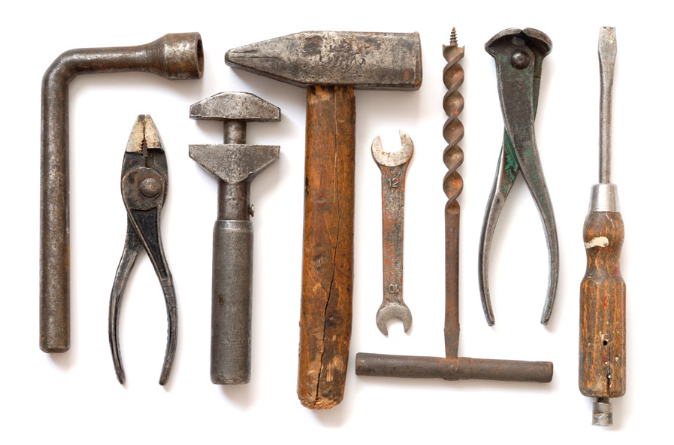
#> input picture 3 Thresholding mini project/thresholding project/1c.jpg, 674 x 445 px
$ jupyter execute threshA.ipynb
#> lines starting #> are read from the running program, lines starting #| are printed output that depends on the picture; after the words box and inside, x2 and y2 are one past the last pixel; in counts of white or black regions, pixels touching at a corner belong together
[cell 1]
# importing the needed libraries
import cv2
import matplotlib.pyplot as plt
import numpy as np

[cell 2]
# loading the img and converting to gray scale
original_gray = cv2.imread('1c.jpg', 0)
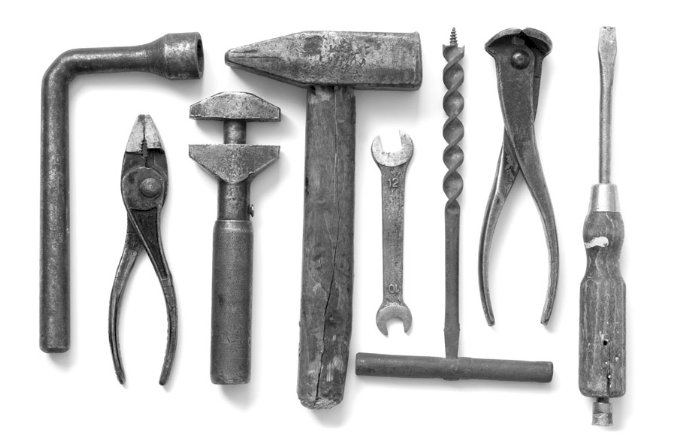
#> original_gray: shape (445, 674); min 0, max 255, mean 203.9

[cell 3]
#is img loaded
print(original_gray.shape)
#| (445, 674)

[cell 4]
# showing the original img with plt in grayScale
plt.imshow(original_gray, cmap='gray')

[cell 5]
# saving the original_gray
cv2.imwrite('original_gray.jpg', original_gray)
#> Out = True

[cell 6]
##############################################  thresh 127

[cell 7]
#thresholding with 127 as thresh
ret, thresh127 = cv2.threshold(original_gray, 127, 255, cv2.THRESH_BINARY)
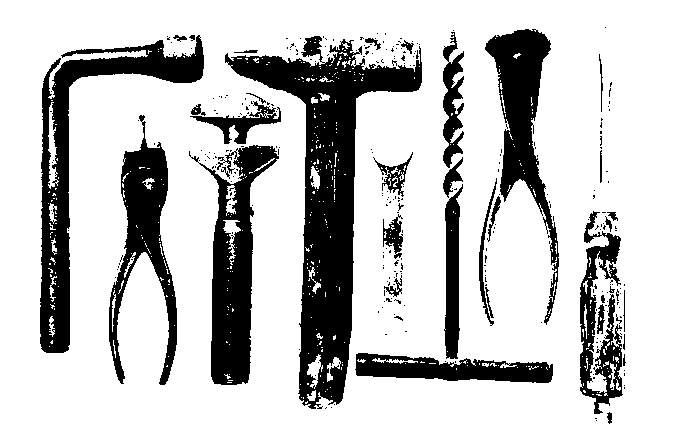
#> thresh127: shape (445, 674); 77.3% white; 302 black regions (268 under 20 px), largest, box (x1, y1, x2, y2) and area: (225, 36, 422, 409) 19992, (40, 35, 204, 353) 10365, (189, 145, 279, 385) 8337

# thresholding with 127 as thresh
plt.imshow(thresh127, cmap='gray')

[cell 8]
# saving the thresh127
cv2.imwrite('thresh127.jpg', thresh127)
#> Out = True

[cell 9]
#thresholding with adaptive thresh
adaptive_theresh = cv2.adaptiveThreshold(original_gray, 255, cv2.ADAPTIVE_THRESH_MEAN_C, cv2.THRESH_BINARY, 11, 8)
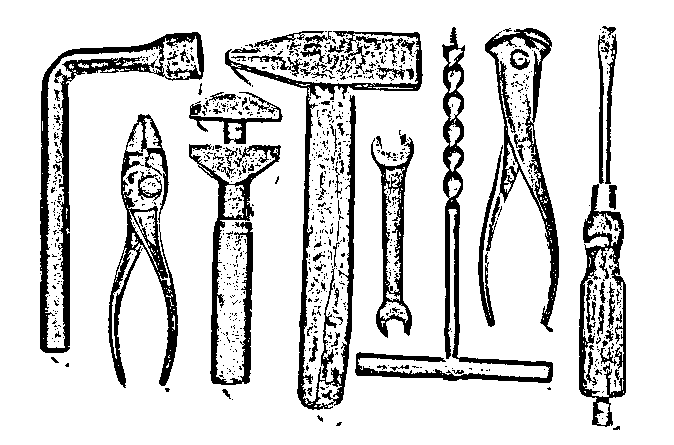
#> adaptive_theresh: shape (445, 674); 84.1% white; 929 black regions (824 under 20 px), largest, box (x1, y1, x2, y2) and area: (40, 32, 204, 353) 6599, (225, 31, 423, 410) 6253, (355, 27, 553, 383) 5377

# showing thresholding with adaptive thresh
plt.imshow(adaptive_theresh, cmap='gray')

[cell 10]
# Otsu's thresholding
ret2,otsu_theresh = cv2.threshold(original_gray,0,255,cv2.THRESH_BINARY+cv2.THRESH_OTSU)
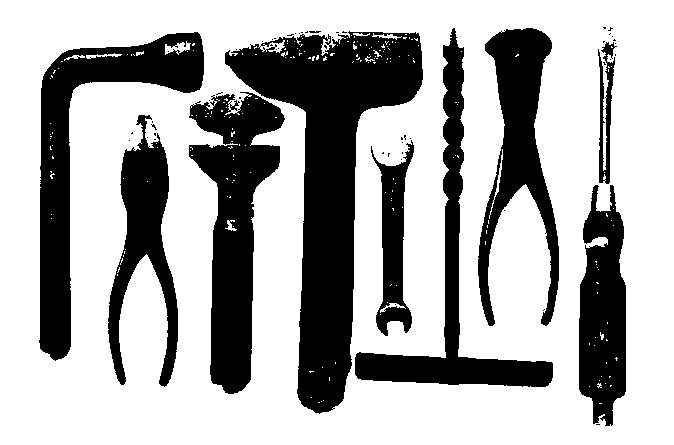
#> otsu_theresh: shape (445, 674); 67.7% white; 60 black regions (50 under 20 px), largest, box (x1, y1, x2, y2) and area: (225, 31, 423, 414) 26978, (39, 32, 204, 361) 14077, (189, 92, 285, 394) 14054
#> ret2 = 179

# showing Otsu's thresholding
plt.imshow(otsu_theresh, cmap='gray')

[cell 11]
# saving the Otsu's thresholding
cv2.imwrite('otsuTheresh.jpg', otsu_theresh)
#> Out = True

[cell 12]
#################################################### band theresholding

[cell 13]
#creating low band
ret3, band1 =cv2.threshold(original_gray, 50, 255 , cv2.THRESH_BINARY)
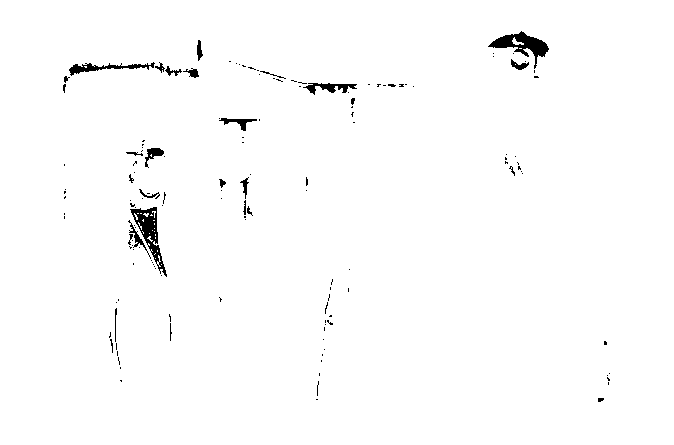
#> band1: shape (445, 674); 98.7% white; 144 black regions (117 under 20 px), largest, box (x1, y1, x2, y2) and area: (130, 207, 167, 277) 780, (488, 31, 549, 69) 775, (69, 62, 155, 76) 386

plt.imshow(band1, cmap='gray')

[cell 14]
#creating high band
ret4, band2 =cv2.threshold(original_gray, 210, 255 , cv2.THRESH_BINARY_INV)
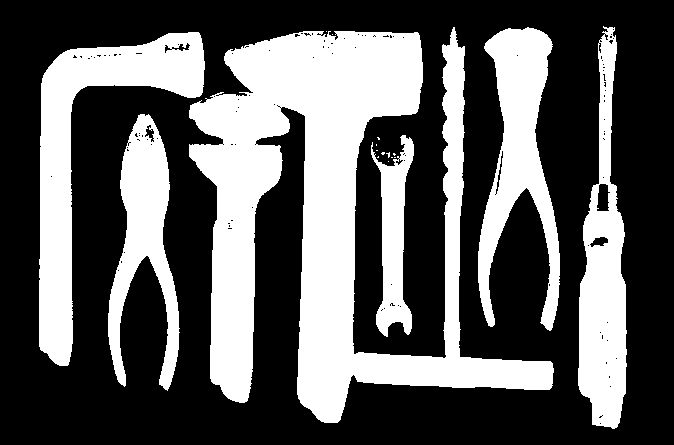
#> band2: shape (445, 674); 36.4% white; 18 white regions (12 under 20 px), largest, box (x1, y1, x2, y2) and area: (189, 27, 554, 423) 57486, (39, 32, 205, 366) 15727, (478, 27, 560, 331) 11400, (578, 26, 627, 429) 11260, (108, 114, 180, 391) 8926, (371, 135, 414, 337) 4345
plt.imshow(band2, cmap='gray')

[cell 15]
#band theresh old
band_theresh = cv2.addWeighted(band1, .5, band2, .5, gamma=0)
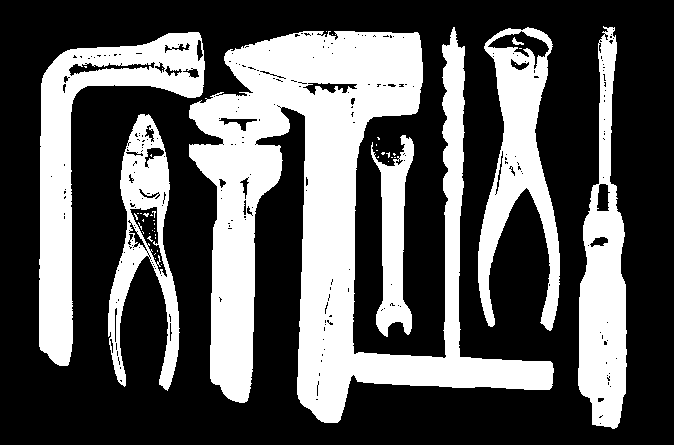
#> band_theresh: shape (445, 674); values 128 (black) and 255 (white), 35.1% white; 46 white regions (39 under 20 px), largest, box (x1, y1, x2, y2) and area: (189, 27, 554, 423) 56582, (39, 32, 205, 366) 15017, (578, 26, 627, 429) 11217

[cell 16]
#showing band threshold
plt.imshow(band_theresh, cmap='gray')

[cell 17]
# saving the band thresholding
cv2.imwrite('bandTheresh.jpg', band_theresh)
#> Out = True

$ run again, with 3 Thresholding mini project/thresholding project/bandTheresh.jpg copied over 3 Thresholding mini project/thresholding project/1c.jpg
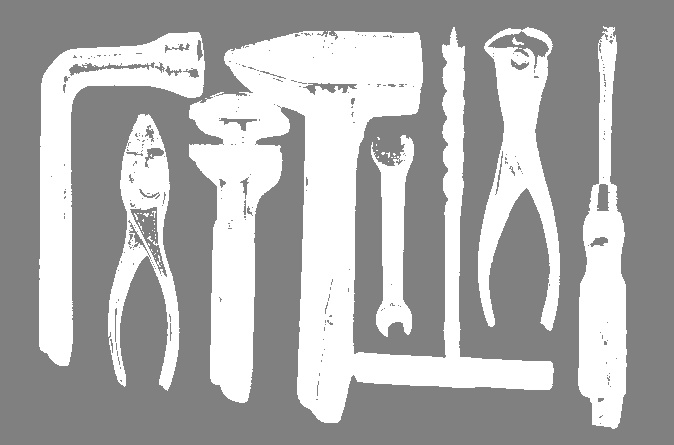
#> input picture 3 Thresholding mini project/thresholding project/bandTheresh.jpg, 674 x 445 px
#> original_gray is the input picture: shape (445, 674); min 120, max 255, mean 172.5
#| (445, 674)
#> `cv2.imwrite('original_gray.jpg', original_gray)`: Out = True
#> `ret, thresh127 = cv2.threshold(original_gray, 127, 255, cv2.THRESH_BIN..`:
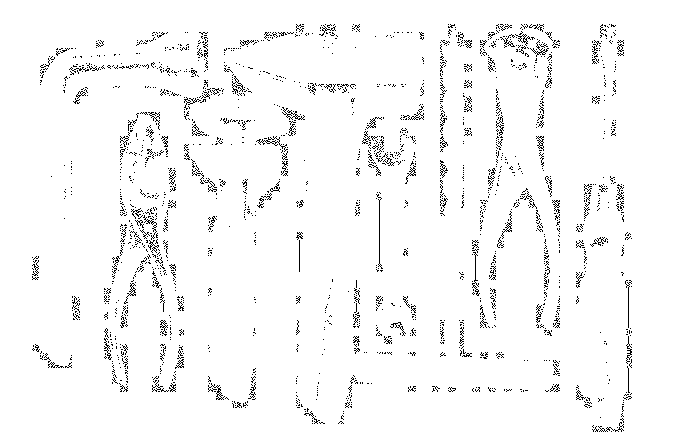
#> thresh127: shape (445, 674); 96.7% white; black in thin lines or dots, all inside (x1, y1, x2, y2) = (32, 24, 632, 432)
#> `adaptive_theresh = cv2.adaptiveThreshold(original_gray, 255, cv2.ADAPT..`:
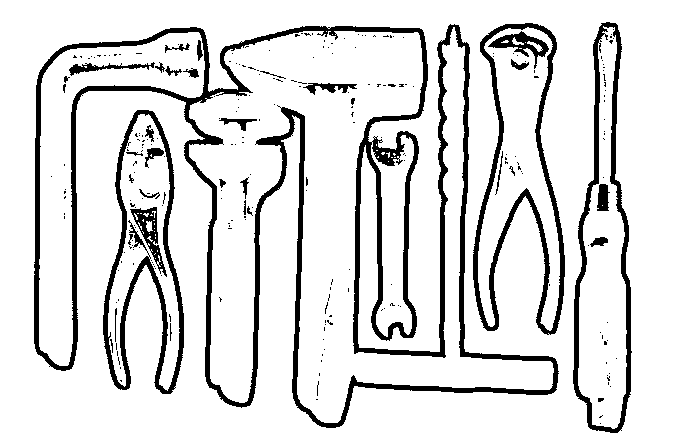
#> adaptive_theresh: shape (445, 674); 86.8% white; 255 black regions (220 under 20 px), largest, box (x1, y1, x2, y2) and area: (34, 24, 559, 428) 21668, (473, 23, 565, 335) 4701, (103, 110, 184, 394) 4303
#> otsu_theresh: shape (445, 674); 35.1% white; 46 white regions (39 under 20 px), largest, box (x1, y1, x2, y2) and area: (189, 27, 554, 423) 56582, (39, 32, 205, 366) 15017, (578, 26, 627, 429) 11217
#> ret2 = 136
#> `cv2.imwrite('otsuTheresh.jpg', otsu_theresh)`: Out = True
#> band1: shape (445, 674); every value is 255
